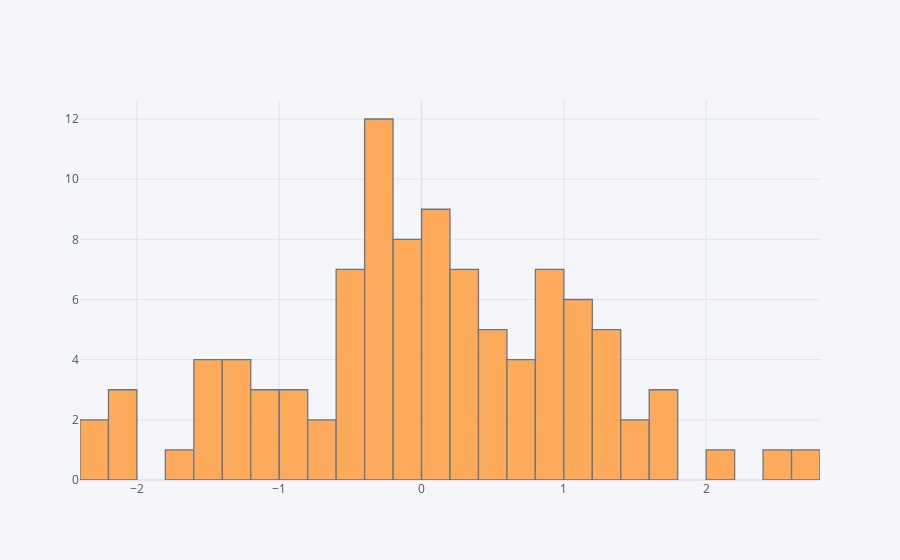

The notebook cell saved with this chart:
### Code cell
df['A'].iplot(kind='hist',bins=25)

### Figure 1 — Plotly figure (JSON) as saved in the notebook; plotly's stock layout.template omitted (floating-point values rounded to 4 significant figures)
{"data": [{"histfunc": "count", "histnorm": "", "marker": {"color": "rgba(255, 153, 51, 1.0)", "line": {"color": "#4D5663", "width": 1.3}}, "name": "A", "nbinsx": 25, "opacity": 0.8, "orientation": "v", "type": "histogram", "x": [1.399, 1.239, 1.178, -0.09351, -0.7573, 0.94, 1.247, -1.67, 1.017, 0.3453, -1.277, -1.012, -0.4727, -0.3326, 0.2285, -2.052, -0.5912, 0.13, 0.4017, 0.5119, -2.051, 0.4138, 2.441, 0.9276, -0.4614, -0.1709, 0.0819, -1.419, -0.3105, 1.652, -0.0441, -0.5215, 0.2727, 0.7876, 0.3904, 1.606, 0.112, -0.1395, 0.8652, 0.6219, -1.242, 0.1688, -1.01, -1.454, 1.026, 1.318, -0.1239, -0.9202, -0.6527, 0.7054, -0.8783, 0.3051, 1.199, -0.3742, 0.8654, 1.761, 0.6221, 0.8476, -0.2023, -2.26, -2.074, 0.1915, -2.308, 2.122, 1.502, 0.2073, -0.5501, 1.017, -0.3911, -1.3, -1.198, -0.281, 0.272, -0.5765, 0.1289, 0.0419, -0.3836, 0.1135, 2.657, -0.1395, 0.4294, 1.206, -0.3242, -0.2375, -0.802, 0.1552, -0.4388, -1.427, 1.178, 0.4455, -0.3845, 0.894, -1.374, -0.3489, -0.003691, -0.3363, -0.04914, 1.502, 0.887, -1.467]}], "layout": {"barmode": "overlay", "legend": {"bgcolor": "#F5F6F9", "font": {"color": "#4D5663"}}, "paper_bgcolor": "#F5F6F9", "plot_bgcolor": "#F5F6F9", "title": {"font": {"color": "#4D5663"}}, "xaxis": {"gridcolor": "#E1E5ED", "showgrid": true, "tickfont": {"color": "#4D5663"}, "title": {"font": {"color": "#4D5663"}, "text": ""}, "zerolinecolor": "#E1E5ED"}, "yaxis": {"gridcolor": "#E1E5ED", "showgrid": true, "tickfont": {"color": "#4D5663"}, "title": {"font": {"color": "#4D5663"}, "text": ""}, "zerolinecolor": "#E1E5ED"}}}
